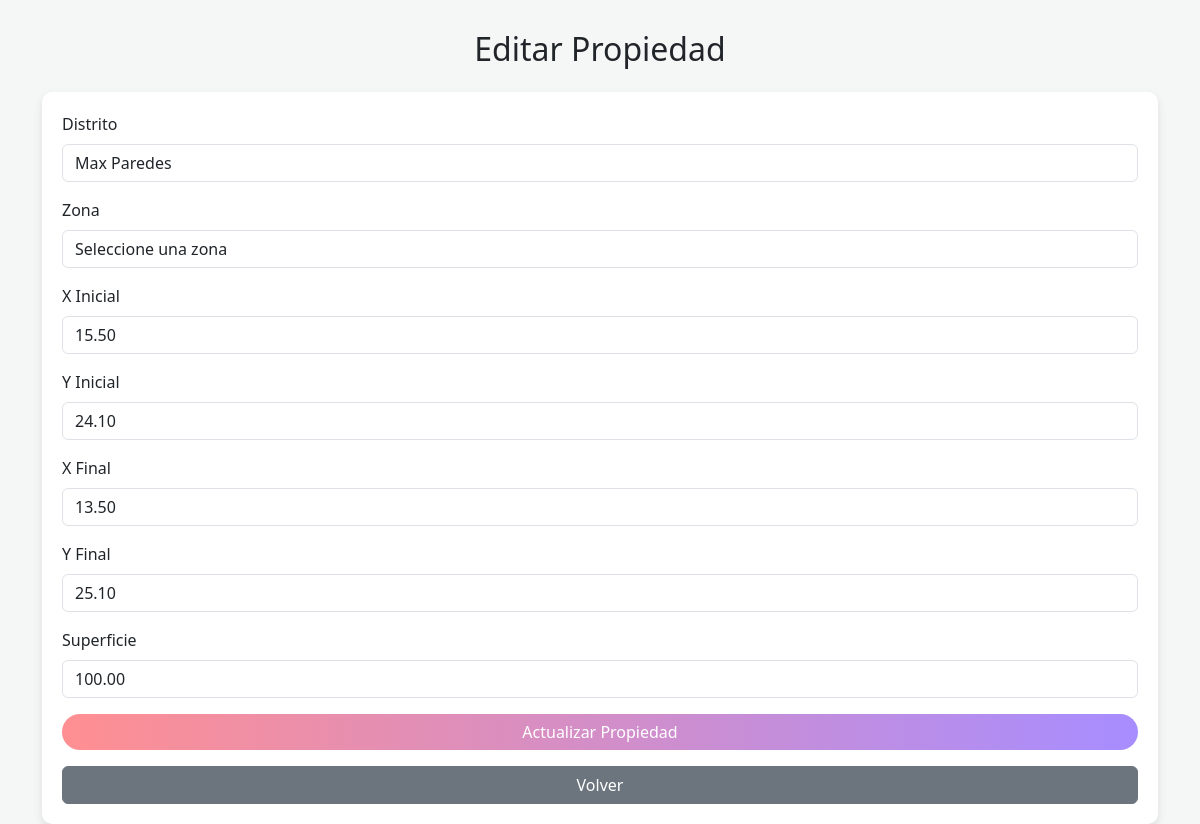
The app's page /editar_propiedad.php?id=10001 (signed in) with its own data.
### tables this page shows
CREATE TABLE `propiedad` (
  `id` int(11) NOT NULL,
  `zona` varchar(100) DEFAULT NULL,
  `xini` decimal(10,2) DEFAULT NULL,
  `yini` decimal(10,2) DEFAULT NULL,
  `xfin` decimal(10,2) DEFAULT NULL,
  `yfin` decimal(10,2) DEFAULT NULL,
  `superficie` decimal(10,2) DEFAULT NULL,
  `distrito` varchar(50) DEFAULT NULL,
  `id_propietario` int(11) DEFAULT NULL
);

### editar_propiedad.php (the view, shortened to what this page needs)
<?php
include 'db.php';
if (isset($_GET['id'])) {
    $id_propiedad = $_GET['id'];
    $sql = "SELECT * FROM propiedad WHERE id='$id_propiedad'";
    $result = $conn->query($sql);
    if ($result->num_rows > 0) {
        $property = $result->fetch_assoc();
    } else {
        echo "Propiedad no encontrada.";
        exit();
    }
}
?>
<!DOCTYPE html>
<html>
<head>
    <link href="https://cdn.jsdelivr.net/npm/bootstrap@5.3.0/dist/css/bootstrap.min.css" rel="stylesheet">
</head>
<body>
    <div class="container">
        <h2 class="text-center mb-4">Editar Propiedad</h2>
        <div class="form-container">
            <form method="POST" action="">
                <div class="mb-3">
                    <label for="distrito" class="form-label">Distrito</label>
                    <select class="form-control" name="distrito" id="distrito">
                        <?php
                        $sql_distritos = "SELECT id, nombre FROM distrito";
                        $result_distritos = $conn->query($sql_distritos);
                        while ($row = $result_distritos->fetch_assoc()) {
                            $selected = ($row['nombre'] == $property['distrito']) ? 'selected' : '';
                            echo "<option value='" . $row['id'] . "' $selected>" . $row['nombre'] . "</option>";
                        }
                        ?>
                    </select>
                </div>
                <div class="mb-3">
                    <label for="zona" class="form-label">Zona</label>
                    <select class="form-control" name="zona" id="zona">
                        <option value="">Seleccione una zona</option>
                    </select>
                </div>
                <div class="mb-3">
                    <label for="xini" class="form-label">X Inicial</label>
                    <input type="text" class="form-control" name="xini" id="xini" value="<?= $property['xini'] ?>" required>
                </div>
                <div class="mb-3">
                    <label for="yini" class="form-label">Y Inicial</label>
                    <input type="text" class="form-control" name="yini" id="yini" value="<?= $property['yini'] ?>" required>
                </div>
                <div class="mb-3">
                    <label for="xfin" class="form-label">X Final</label>
                    <input type="text" class="form-control" name="xfin" id="xfin" value="<?= $property['xfin'] ?>" required>
                </div>
                <div class="mb-3">
                    <label for="yfin" class="form-label">Y Final</label>
                    <input type="text" class="form-control" name="yfin" id="yfin" value="<?= $property['yfin'] ?>" required>
                </div>
                <div class="mb-3">
                    <label for="superficie" class="form-label">Superficie</label>
                    <input type="text" class="form-control" name="superficie" id="superficie" value="<?= $property['superficie'] ?>" required>
                </div>
                <div class="d-grid">
                    <button type="submit" name="update_propiedad" class="btn btn-custom">Actualizar Propiedad</button>
                    <a href="crud_propiedades.php" class="btn btn-secondary mt-3">Volver</a>
                </div>
            </form>
        </div>
    </div>
</body>
</html>

### editar_propiedad.php (style rules this page uses)
body { background: #f4f7f6; }
.container { margin-top: 30px; }
.btn-custom { background: linear-gradient(90deg, #ff8f91 0%, #a78dff 100%); color: white; border: none; border-radius: 20px; }
.form-container { background: white; border-radius: 10px; padding: 20px; box-shadow: 0 4px 8px rgba(0, 0, 0, 0.1); }

### records on screen
propiedad: xini "15.50", yini "24.10", xfin "13.50", yfin "25.10", superficie "100.00"

### other values on screen
form field distrito "Max Paredes"
